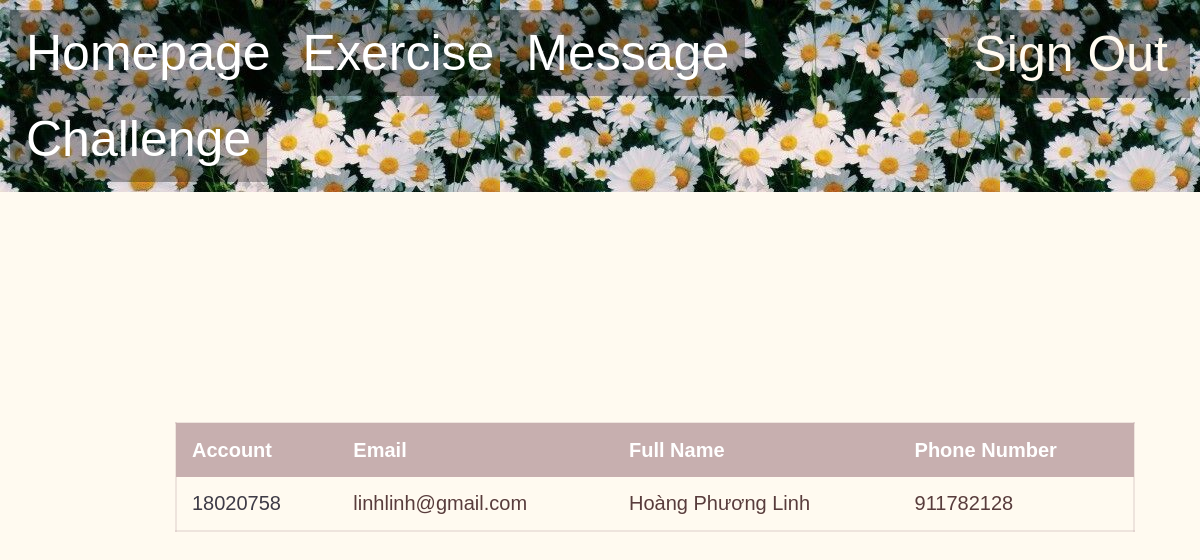
The app's page /listOfUsers.php?account=18020758 with its own data.
### tables this page shows
CREATE TABLE `student` (
  `account` varchar(15) NOT NULL,
  `email` varchar(50) NOT NULL,
  `fullName` varchar(50) NOT NULL,
  `phoneNumber` int(15) NOT NULL
);

### listOfUsers.php (the view, shortened to what this page needs)
<head>
    <link rel="stylesheet" href="mains.css">
    <link rel="stylesheet" href="navbars.css">
    <link rel="stylesheet" href="listOfUsers.css">
</head>
<body>
    <div>
        <ul>
            <li><a href='listOfUsers.php'>Homepage</a></li>
            <li><a href='exercise.php'>Exercise</a></li>
            <?php
                if (!empty($_GET['account'])){
                    if($_GET['account'] != $_SESSION['account']){
                        echo "<li><a href='m.php'>Message</a></li>";
                    }
                }
            ?>
            <li style="float:right"><a href=""><form action="" method="POST" style="font-size: 0px;"><input type="submit" name="signOut" value="Sign Out" style="border:none; background-color:transparent;
            font-size: 50px; font-family: 'Gill Sans', 'Gill Sans MT', Calibri, 'Trebuchet MS', sans-serif; color: floralwhite;"></form></a></li>
            <li style="float:right"><a href=<?php echo "'listOfUsers.php?account=".$_SESSION["account"]."'>";?> <?php echo $_SESSION["account"];?></a></li>
            <li><a href='challenge.php'>Challenge</a></li>
        </ul>
    </div>
    <div style="height:62%">
        <?php
            $servername = "localhost";
            $database = "student_management";
            $username = "root";
            $password = "";
            $conn = mysqli_connect($servername, $username, $password, $database);
        ?>
        <?php
            if (!empty($_GET['account'])){
                $html1 = '<table id="t01" style="margin-top: 200px">';
                $html1 .= '<tr>';
                $html1 .= '<th>' . "Account" .'</th>';
                $html1 .= '<th>' . "Email".'</th>';
                $html1 .= '<th>' . "Full Name" .'</th>';
                $html1 .= '<th>' . "Phone Number" .'</th>';
                $html1 .= '</tr>';
                $a = $_GET['account'];
                $sql = "SELECT account, email, fullName, phoneNumber
                        FROM student
                        WHERE account = '$a'";
                $result = $conn->query($sql);
                if ($result->num_rows > 0){
                    $row = $result->fetch_assoc();
                    $html1 .= '<tr>';
                    $html1 .= '<td>' .'<a href="listOfUsers.php?account='.$row["account"].'">'. $row["account"] .'</a>'.'</td>';
                    $html1 .= '<td>' . $row["email"] . '</td>';
                    $html1 .= '<td>' . $row["fullName"] . '</td>';
                    $html1 .= '<td>' . $row["phoneNumber"] . '</td>';
                    $html1 .= '</tr>';
                    $html1 .= '</table>';
                    echo $html1;
                }
            }
                ?>
    </div>
</body>

### mains.css (style rules this page uses)
body { margin: 0; background-color: floralwhite; }

### navbars.css (style rules this page uses)
ul { list-style-type: none; margin: 0px; border-bottom: 30px solid floralwhite; padding: 10; overflow: hidden; background-image:url('image/b99d24f738af6f0ac9dd9d15391b8f77.jpg'); font-size: 50px; font-family: 'Gill Sans', 'Gill Sans MT', Calibri, 'Trebuchet MS', sans-serif; color: floralwhite; }
li { float: left; }
li a { display: block; color: white; text-align: center; padding: 14px 16px; text-decoration: none; background-color: rgba(0, 0, 0, 0.3); }

### listOfUsers.css (style rules this page uses)
table { margin: 10px 175px; width: 80%; border: 2px solid rgb(199, 175, 175, 0.3); }
table, th, td { border-collapse: collapse; font-size: 20px; font-family: 'Gill Sans', 'Gill Sans MT', Calibri, 'Trebuchet MS', sans-serif; }
th, td { padding: 15px; text-align: left; }
#t01 tr:nth-child(even) { background-color: floralwhite ; color: rgb(88, 60, 60); }
#t01 a:link { color: rgb(62, 59, 70) ; text-decoration: none; }
#t01 tr:nth-child(odd) { background-color: rgb(199, 175, 175, 0.3); color: rgb(88, 60, 60); }
#t01 th { background-color: rgb(199, 175, 175); color: white; }

### records on screen
student: account "18020758", email "linhlinh@gmail.com", fullName "Hoàng Phương Linh", phoneNumber "911782128"
